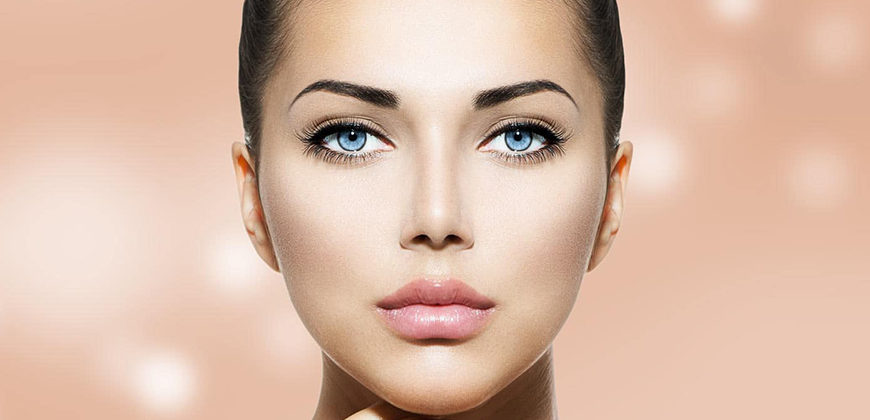
#> input picture yuzResmi2.jpg, 870 x 420 px
$ python face_detection_project.py
#> lines starting #> are read from the running program, lines starting #| are printed output that depends on the picture; after the words box and inside, x2 and y2 are one past the last pixel; in counts of white or black regions, pixels touching at a corner belong together
import cv2

# Resim dosyasının adını belirtin
resim_adi = "yuzResmi2.jpg"  # Bu dosya adını, kullanacağınız resim dosyasının adıyla değiştirin

# Cascade Classifier'ı yüz tespiti için yükleyin
yuz_tespiti_cascades = cv2.CascadeClassifier(cv2.data.haarcascades + 'haarcascade_frontalface_default.xml')

# Resmi okuyun
resim = cv2.imread(resim_adi)
#> resim is the input picture: shape (420, 870, 3); mean B, G, R 166.7, 185.6, 218.3
# Gri tonlamaya dönüştürün (yüz tespiti için genellikle gri tonlama kullanılır)
gri_resim = cv2.cvtColor(resim, cv2.COLOR_BGR2GRAY)
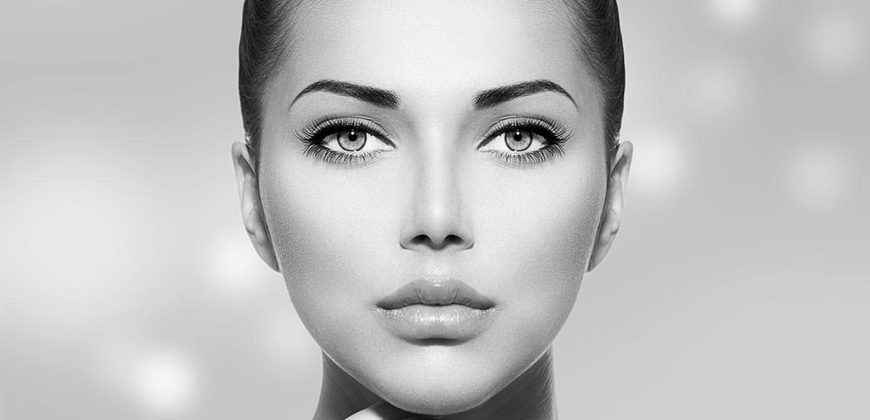
#> gri_resim: shape (420, 870); min 0, max 254, mean 193.2

# Yüz tespiti
yuzler = yuz_tespiti_cascades.detectMultiScale(gri_resim, scaleFactor=1.1, minNeighbors=5, minSize=(30, 30))
#> yuzler = [[270, 15, 332, 332]]

# Tespit edilen yüzleri işaretleyin
for (x, y, w, h) in yuzler:
    cv2.rectangle(resim, (x, y), (x+w, y+h), (255, 0, 0), 2)
#> this loop made 1 pass
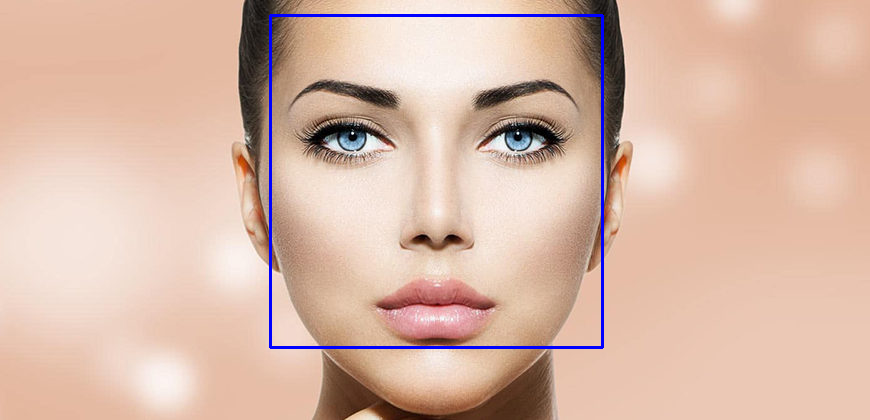
#> resim: shape (420, 870, 3); 1.09% of pixels changed, all inside (x1, y1, x2, y2) = (269, 14, 604, 349)

# Sonucu göster
cv2.imshow('Yuz Tespiti', resim)
cv2.waitKey(0)
cv2.destroyAllWindows()

$ run again, with arazi1.jpg copied over yuzResmi2.jpg
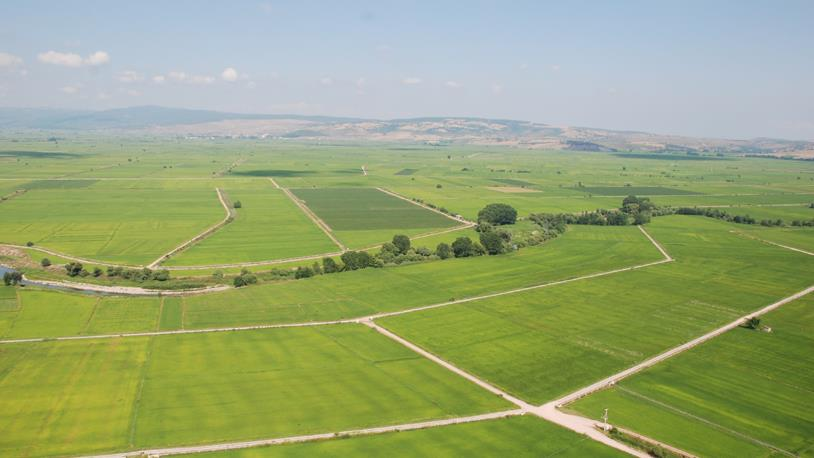
#> input picture arazi1.jpg, 814 x 458 px
#> resim is the input picture: shape (458, 814, 3); mean B, G, R 118.1, 166.2, 151.5
#> `gri_resim = cv2.cvtColor(resim, cv2.COLOR_BGR2GRAY)`:
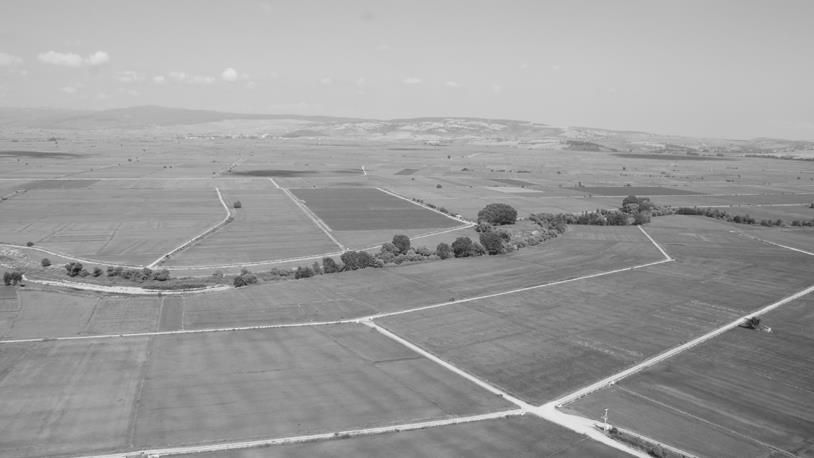
#> gri_resim: shape (458, 814); min 23, max 251, mean 156.3
#> yuzler = ()

$ run again, with ResimDosyasi.jpeg copied over yuzResmi2.jpg
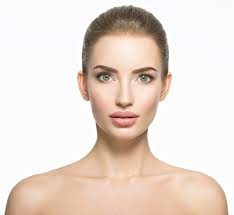
#> input picture ResimDosyasi.jpeg, 234 x 215 px
#> resim is the input picture: shape (215, 234, 3); mean B, G, R 210.3, 219.5, 233.1
#> `gri_resim = cv2.cvtColor(resim, cv2.COLOR_BGR2GRAY)`:
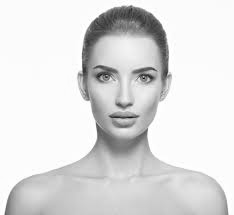
#> gri_resim: shape (215, 234); min 3, max 255, mean 222.5
#> yuzler = [[73, 37, 105, 105]]
#> the loop `for (x, y, w, h) in yuzler:` made 1 pass
#> after the loop `for (x, y, w, h) in yuzler:`:
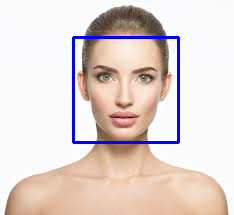
#> resim: shape (215, 234, 3); 2.5% of pixels changed, all inside (x1, y1, x2, y2) = (72, 36, 180, 144)

$ run again, with arazi.jpeg copied over yuzResmi2.jpg
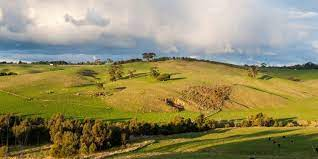
#> input picture arazi.jpeg, 318 x 159 px
#> resim is the input picture: shape (159, 318, 3); mean B, G, R 98.7, 139.5, 147.1
#> `gri_resim = cv2.cvtColor(resim, cv2.COLOR_BGR2GRAY)`:
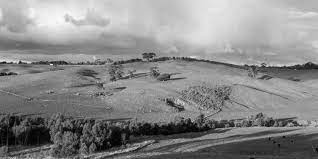
#> gri_resim: shape (159, 318); min 0, max 250, mean 137.1
#> yuzler = ()
